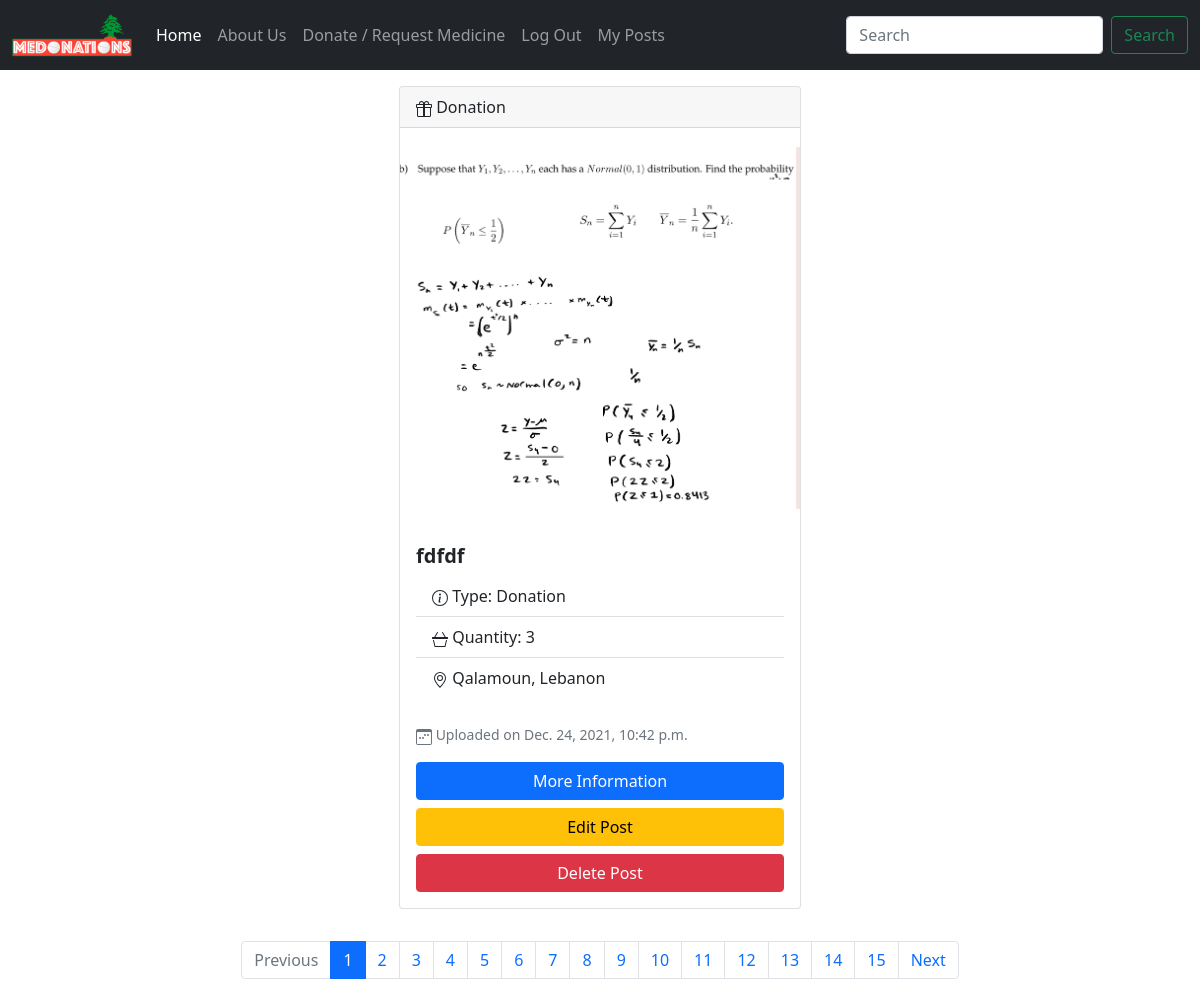
/my-posts/ (signed in), run on the app's committed database.
### app/models.py (models this page shows, shortened)
class MedicinePost(models.Model):
    medicine_name = models.CharField(max_length=200, default='')
    medicine_quantity = models.IntegerField()
    expiry_date = models.CharField('Expiry Date', blank=True, null=True, max_length=200)
    post_date_time = models.DateTimeField(default=datetime.now, blank=True)
    medicine_image = models.ImageField(upload_to='images/', blank=False)
    phone_number = PhoneNumberField(null=False, blank=False)
    extra_info = models.TextField(null=True, blank=True)
    POST_CHOICES = (
        ('', 'Select Post Type'),
        ('Donate', 'Donation'),
        ('Receive', 'Request')
    )
    post_type = models.CharField(max_length=20, choices=POST_CHOICES)
    widgets = {
        'post_type': forms.Select(attrs={'class': 'bootstrap-select'}),
    }
    address = models.TextField(default="")
    lat = models.FloatField(blank=True, null=True)
    long = models.FloatField(blank=True, null=True)
    author = models.ForeignKey(get_user_model(), on_delete=models.CASCADE, )

### app/views.py (the view)
# urls.py: path('my-posts/', MyPostsListView.as_view(), name='my_posts'),
class MyPostsListView(LoginRequiredMixin, ListView):
    model = MedicinePost
    template_name = 'my_posts.html'
    login_url = 'login'
    paginate_by = 1
    context_object_name = "posts"
    def get_queryset(self):
        user = self.request.user
        if user.is_authenticated:
            return MedicinePost.objects.filter(author=self.request.user)
        return MedicinePost.objects.filter(author=None)

### templates/my_posts.html (shortened to what this page needs)
{% extends 'base.html' %}
{% load static %}
{% block content %}
    <div style="margin-top: 2vh; margin-bottom: 1vh" class="card-group col d-flex justify-content-center">
        <ul class="list-group" style="list-style-type: none;margin-right: 2vh; margin-left: 2vh">
            {% for object in object_list %}
                <li>
                    <div class="card" style="width: 100%">
                        {% ifequal object.post_type 'Donate' %}
                            <div class="card-header">
                                Donation
                            </div>
                        {% endifequal %}
                        <img style="vertical-align: middle;border-style: none;width: 400px;height: 400px;object-fit: contain;"
                             id="post-image" src="{{ object.medicine_image.url }}" class="card-img-top" alt="...">
                        <div class="card-body">
                            <h5 class="card-title"><b>{{ object.medicine_name }}</b></h5>
                            <ul class="list-group list-group-flush">
                                <li class="list-group-item">
                                    {% if object.post_type == 'Donate' %}
                                        Type: Donation
                                    {% endif %}
                                </li>
                                <li class="list-group-item">
                                    Quantity: {{ object.medicine_quantity }}</li>
                                <li class="list-group-item">
                                    {{ object.address }}</li>
                            </ul>
                            <br>
                            <p class="card-text"><small class="text-muted">
                                Uploaded on {{ object.post_date_time }}</small>
                            </p>
                            <div class="d-grid gap-2">
                                <a href="{% url 'post_detail' object.pk %}" class="btn btn-primary btn-block"
                                   role="button">More
                                    Information</a>
                                <a href="{% url 'post_edit' object.pk %}" class="btn btn-warning btn-block"
                                   role="button">Edit
                                    Post</a>
                                <a href="{% url 'post_delete' object.pk %}" class="btn btn-danger btn-block"
                                   role="button">Delete
                                    Post</a>
                            </div>
                        </div>
                    </div>
                </li>
                <br>
            {% endfor %}
        </ul>
    </div>
    <div>
        <nav aria-label="Page navigation example">
            {% if is_paginated %}
                <ul class="pagination justify-content-center">
                    {% if page_obj.has_previous %}
                        <li class="page-item"><a class="page-link"
                                                 href="{% url 'my_posts' %}?page={{ page_obj.previous_page_number }}&q={{ query }}">Previous</a>
                        </li>
                    {% else %}
                        <li class="page-item disabled"><a class="page-link">Previous</a>
                        </li>
                    {% endif %}
                    {% for i in paginator.page_range %}
                        {% if page_obj.number == i %}
                            <li class="page-item active"><a class="page-link">{{ i }}</a></li>
                        {% else %}
                            <li class="page-item"><a class="page-link" href="?page={{ i }}&q={{ query }}">{{ i }}</a>
                            </li>
                        {% endif %}
                    {% endfor %}
                    {% if page_obj.has_next %}
                        <li class="page-item"><a class="page-link"
                                                 href="{% url 'my_posts' %}?page={{ page_obj.next_page_number }}&q={{ query }}">Next</a>
                        </li>
                    {% else %}
                        <li class="page-item disabled"><a class="page-link">Next</a>
                        </li>
                    {% endif %}
                </ul>
            {% endif %}
        </nav>
    </div>
{% endblock content %}

### templates/my_posts.html (style rules this page uses)
#post-image { vertical-align: middle; border-style: none; width: 100%; height: 400px; object-fit: scale-down; }

### templates/base.html (style rules this page uses)
body { background-color: white; }

### data on the page
MedicinePost: medicine_image (picture), medicine_name "fdfdf", post_type "Type: Donation", medicine_quantity "3", address "Qalamoun, Lebanon", post_date_time "Dec. 24, 2021, 10:42 p.m."

### other printed values
{{ i }} "1"
{{ i }} "2" "3" "4" "5" "6" "7" "8" "9" "10" "11" "12" "13" "14" "15"
